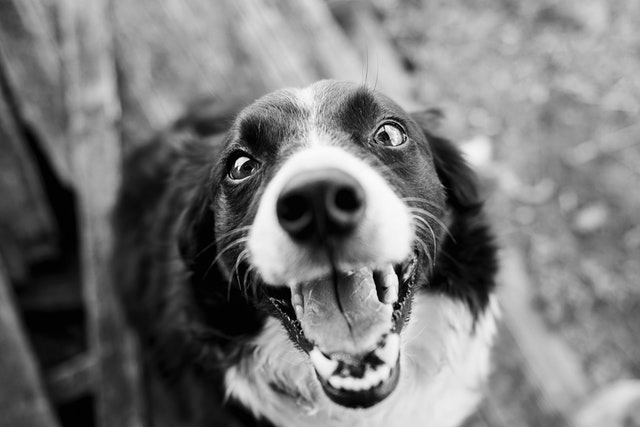
#> input picture Images and Videos/Dog.png, 640 x 427 px
$ jupyter execute Tasks.ipynb
#> lines starting #> are read from the running program, lines starting #| are printed output that depends on the picture
[cell 1]
# Task 1
import matplotlib.pyplot as plt
import matplotlib
import cv2 as cv

import tkinter as tk
from tkinter import filedialog

root = tk.Tk()
root.withdraw

file_path = filedialog.askopenfilenames()
#> the answer given: Images and Videos/Hand and phone.png

plt.figure(figsize=(16, 10), dpi=80)
image_path = 'Images and Videos/Dog.png'
ax_grey = plt.subplot(1,2,1)  # row 1, col 1
ax_rgb  = plt.subplot(1,2,2)  # row 1, col 2


image_bgr = cv.imread(image_path)    # default BGR
#> image_bgr is the input picture: shape (427, 640, 3); min 0, max 253, mean 120.8

image_bgr = cv.resize(image_bgr, (1920//2, 1080//2),cv.INTER_AREA) ## resing to fit 4 pics in screen
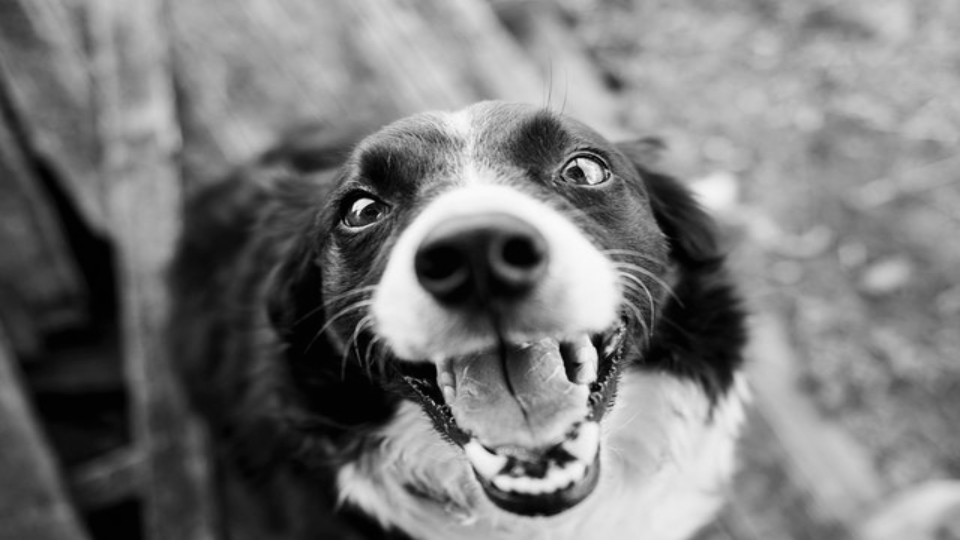
#> image_bgr: shape (540, 960, 3); min 0, max 252, mean 120.7

image_grey = cv.cvtColor(image_bgr, cv.COLOR_BGR2GRAY)# BGP --> Grey
image_rgb = cv.cvtColor(image_bgr, cv.COLOR_BGR2RGB) # BGR --> RGB

#grayscale histogram
gray_hist = cv.calcHist(images=[image_grey], channels=[0], mask=None, histSize=[256], ranges=[0,256])
#> gray_hist = 256 values, max 9658 at index 2, min 0 at index 253, mean 2025

ax_grey.set_title='Gray Scale'


ax_grey.plot(gray_hist, color='black', label='channel grey')
ax_grey.legend()

# bgr histogram
ax_grey.set_title='RGB Scale'


channels = ('r','g', 'b')
for i, color in enumerate(channels):
    bgr_hist = cv.calcHist(images=[image_bgr], channels=[i], mask=None, histSize=[256], ranges=[0,256])
    ax_rgb.plot(bgr_hist, color=color, label = f'channel {color}')
    ax_rgb.legend()

plt.show()
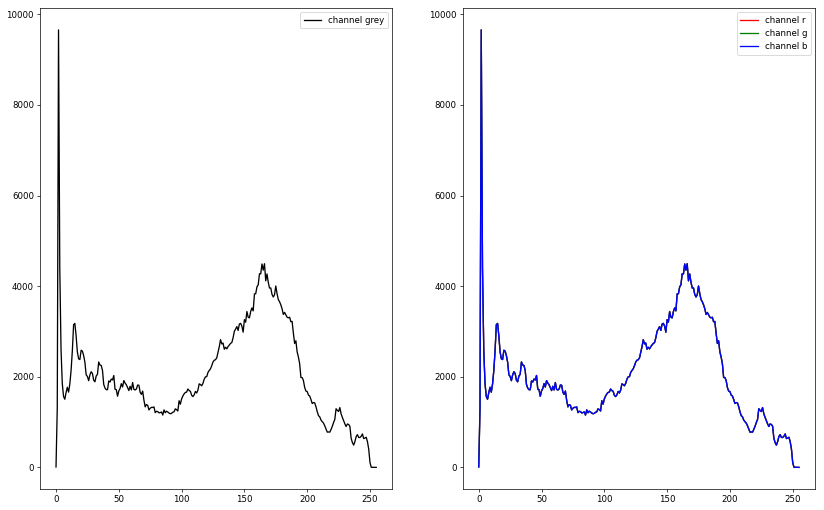
#> figure drawn by matplotlib, 2 panels; panel 1: curve peaks at x = 2, y = 9658; panel 2: curve peaks at x = 2, y = 9658; panel 2: curve peaks at x = 2, y = 9658; panel 2: curve peaks at x = 2, y = 9658

image = cv.imread('Images and Videos/Dog.png')    # read the image
cv.waitKey(0)

height, width, depth = image.shape
#> height = 427; width = 640; depth = 3
print(f'Resolution is {height} X {width}')
#| Resolution is 427 X 640

[cell 2]
# Task 2
import cv2 as cv
import numpy as np
from cv2 import INTER_LINEAR
from cv2 import INTER_CUBIC

video = input("Enter'live feed' or 'video file': ")
#> the answer given: Images and Videos/Dog.png
